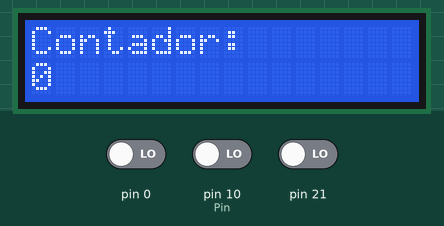
The sketch below on a simulated Arduino Mega 2560, built with avr-gcc and run on an emulated ATmega2560. On the bench: 16×2 character LCD. Inputs (shaded band) come from the test bench; at power-on: pin 10 (Pin) LOW, pin 0 LOW, pin 21 LOW.

Above: at 1.2 s.
1.3 s: pin 10 (Pin) driven HIGH
At 1.45 s:
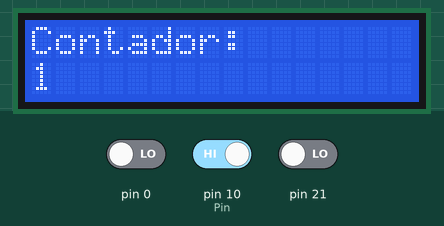
2.8 s: pin 0 driven HIGH
5.8 s: pin 0 driven LOW
8.8 s: pin 21 driven HIGH
At 8.97 s:
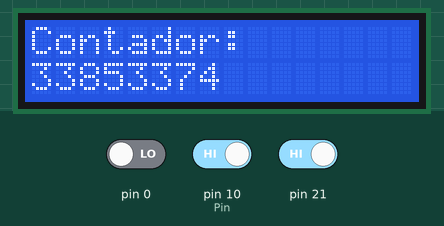
10.3 s: pin 10 (Pin) driven LOW
At 11.5 s:
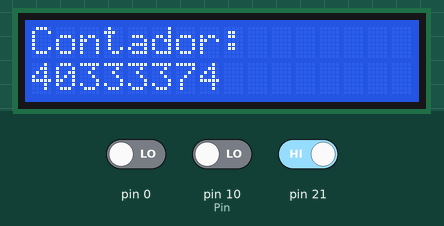
11.8 s: pin 10 (Pin) driven HIGH
At 11.95 s:
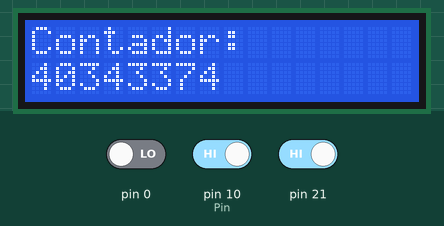
Timing chart, 0 to 14.3 s (numbered marks = the images above; inputs shaded):
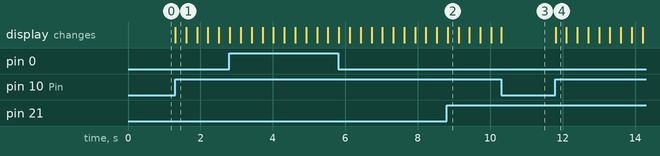

The sketch:

Interrupcion.ino
```cpp
#include <LiquidCrystal.h>
LiquidCrystal lcd(30,31, 32, 33, 34, 35);
int Cont = 0, Pin = 10, val, PinInt;
void setup(){
  lcd.begin(16, 2);
  pinMode(Pin, INPUT);
}

void loop(){
  lcd.setCursor(0, 0);
  lcd.print("Contador: ");
  lcd.setCursor(0, 11);
  lcd.print(Cont);
  //val = digitalRead(Pin);
  if(digitalRead(Pin))     Cont++;
  if(digitalRead(PinInt))  attachInterrupt(2, Tiempo, RISING);
}

void Tiempo(){
  lcd.print("hola");
}

void Delay(){
  delay(1000);
}
```

Measured:
- after the input at 1.3 s, the display: changes at once (image 1)
- after the input at 11.8 s, the display: changes at once (image 4)
